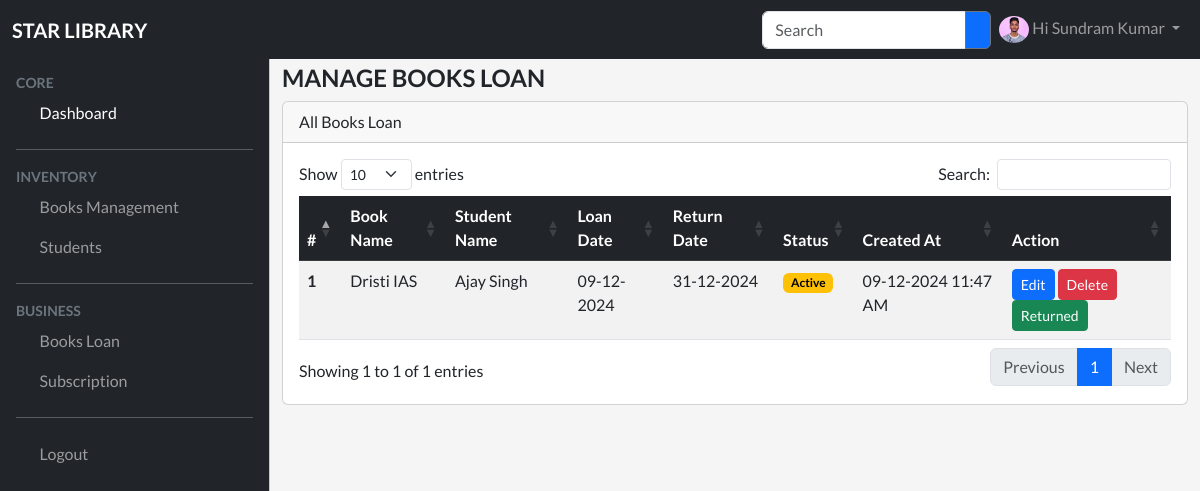
The page /loans/index.php (signed in) on the database its author committed.
### tables this page shows
CREATE TABLE `book_loans` (
  `id` int(11) NOT NULL,
  `book_id` int(11) DEFAULT NULL,
  `student_id` int(11) DEFAULT NULL,
  `loan_date` date DEFAULT NULL,
  `return_date` date DEFAULT NULL,
  `is_return` tinyint(1) NOT NULL DEFAULT 0,
  `created_at` timestamp NOT NULL DEFAULT current_timestamp(),
  `updated_at` timestamp NULL DEFAULT NULL
);

CREATE TABLE `books` (
  `id` int(11) NOT NULL,
  `title` varchar(255) DEFAULT NULL,
  `author` varchar(255) DEFAULT NULL,
  `publication_year` varchar(10) DEFAULT NULL,
  `isbn` varchar(255) DEFAULT NULL,
  `category_id` int(11) DEFAULT NULL,
  `status` tinyint(1) NOT NULL DEFAULT 1,
  `created_at` timestamp NOT NULL DEFAULT current_timestamp(),
  `updated_at` timestamp NULL DEFAULT NULL
);

CREATE TABLE `students` (
  `id` int(11) NOT NULL,
  `name` varchar(255) DEFAULT NULL,
  `phone_no` varchar(15) DEFAULT NULL,
  `email` varchar(255) DEFAULT NULL,
  `address` text DEFAULT NULL,
  `status` tinyint(1) NOT NULL DEFAULT 1,
  `created_at` timestamp NOT NULL DEFAULT current_timestamp(),
  `updated_at` timestamp NULL DEFAULT NULL
);

### models/loan.php (called while the page is built, shortened)
<?php
function getLoans($conn)
{
    $sql = "select l.*, b.title as book_title, s.name as student_name
        from book_loans l
        inner join books b on b.id = l.book_id
        inner join students s on s.id = l.student_id
        order by l.id desc;
    ";
    $result = $conn->query($sql);
    return $result;
}

### loans/index.php (the view, shortened to what this page needs)
<?php
include_once(DIR_URL . "config/database.php");
include_once(DIR_URL . "models/loan.php");
$loans = getLoans($conn);
include_once(DIR_URL . "include/header.php");
include_once(DIR_URL . "include/topbar.php");
include_once(DIR_URL . "include/sidebar.php");
?>
<main class="mt-5 pt-3">
    <div class="container-fluid">
        <div class="row dashboard-counts">
            <div class="col-md-12">
                <h4 class="fw-bold text-uppercase">Manage Books Loan</h4>
            </div>
            <div class="col-md-12">
                <div class="card">
                    <div class="card-header">
                        All Books Loan
                    </div>
                    <div class="card-body">
                        <div class="table-responsive">
                            <table id="data-table" class="table table-responsive table-striped" style="width:100%">
                                <thead class="table-dark">
                                    <tr>
                                        <th scope="col">#</th>
                                        <th scope="col">Book Name</th>
                                        <th scope="col">Student Name</th>
                                        <th scope="col">Loan Date</th>
                                        <th scope="col">Return Date</th>
                                        <th scope="col">Status</th>
                                        <th scope="col">Created At</th>
                                        <th scope="col">Action</th>
                                    </tr>
                                </thead>
                                <tbody>
                                    <?php
                                    if ($loans->num_rows > 0) {
                                        $i = 1;
                                        while ($row = $loans->fetch_assoc()) {
                                            ?>
                                            <tr>
                                                <th scope="row"><?php echo $i++ ?></th>
                                                <td><?php echo $row['book_title'] ?></td>
                                                <td><?php echo $row['student_name'] ?></td>
                                                <td>
                                                    <?php echo date("d-m-Y", strtotime($row['loan_date'])) ?>
                                                </td>
                                                <td><?php echo date("d-m-Y", strtotime($row['return_date'])) ?></td>
                                                <td>
                                                    <?php
                                                    if ($row['is_return'] == 1)
                                                        echo '<span class="badge text-bg-success">Returned</span>';
                                                    else echo '<span class="badge text-bg-warning">Active</span>';
                                                    ?>
                                                </td>
                                                <td><?php echo date("d-m-Y h:i A", strtotime($row['created_at'])) ?></td>
                                                <td>
                                                    <a href="<?php echo BASE_URL ?>loans/edit.php?id=<?php echo $row['id'] ?>" class="btn btn-primary btn-sm">
                                                        Edit
                                                    </a>
                                                    <a onclick="return confirm('Are you sure?')" href="<?php echo BASE_URL ?>loans?action=delete&id=<?php echo $row['id'] ?>" class="btn btn-danger btn-sm">
                                                        Delete
                                                    </a>
                                                    <?php
                                                    if (!$row['is_return']) { ?>
                                                        <a href="<?php echo BASE_URL ?>loans?action=status&id=<?php echo $row['id'] ?>&status=1" class="btn btn-success btn-sm">
                                                            Returned
                                                        </a>
                                                    <?php  } ?>
                                                </td>
                                            <?php } ?>
                                        </tr>
                                    <?php
                                } ?>
                                </tbody>
                            </table>
                        </div>
                    </div>
                </div>
            </div>
        </div>
    </div>
</main>
<?php include_once(DIR_URL . "include/footer.php") ?>

### assets/css/style.css (style rules this page uses)
body { font-family: "Lato", sans-serif; background-color: #f5f5f5; height: 100vh; }
:root { --offcanvas-width: 270px; --topNavbarHeight: 56px; }
@media (min-width: 992px) { body { overflow: auto !important; } }
@media (min-width: 992px) { main { margin-left: var(--offcanvas-width); } }

### rows shown on the page
book_loans: book.title "Dristi IAS", student.name "Ajay Singh", loan_date "09-12-2024", return_date "31-12-2024", is_return "Active", created_at "09-12-2024 11:47 AM"

### other values the page prints
$_SESSION['user']['name'] "Sundram Kumar"
